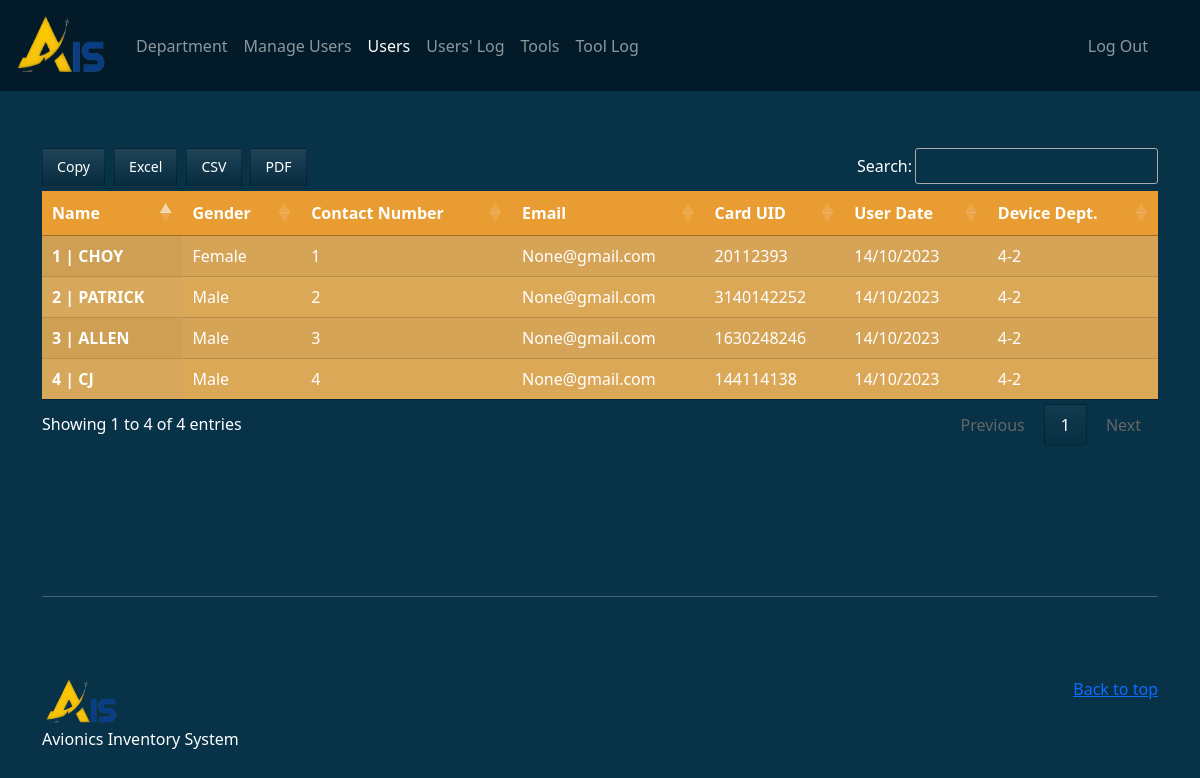
Before: / (signed in) with the older database file.
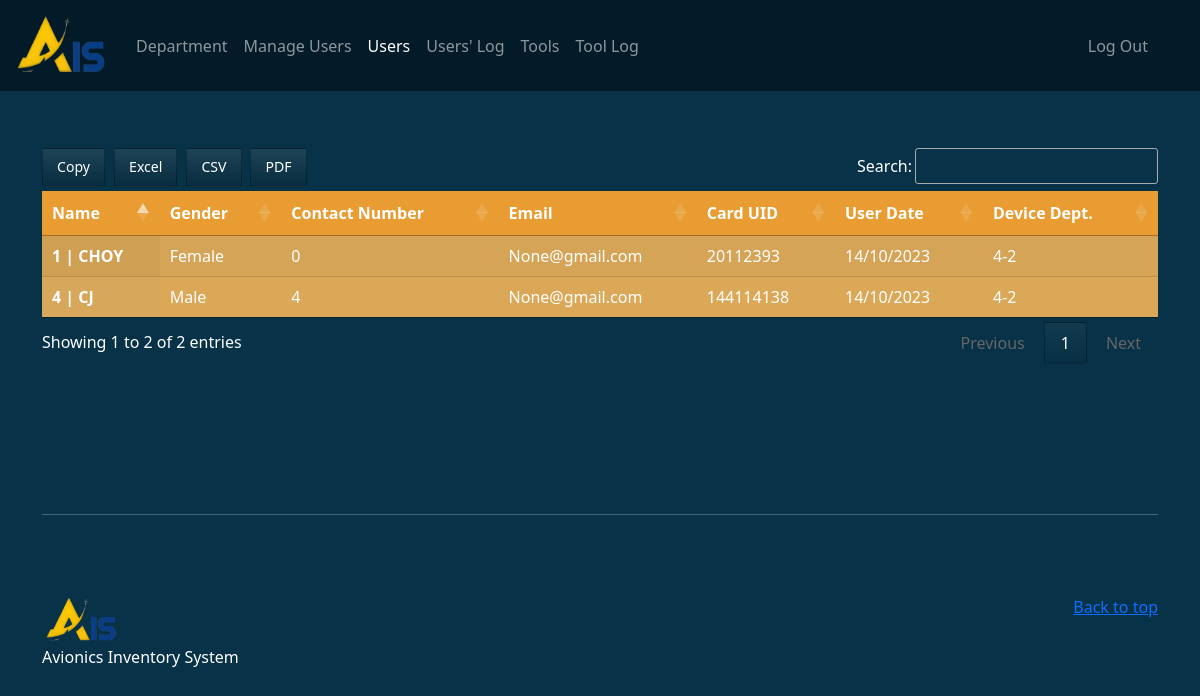
After: the same page with the newer database file.
### tables this page shows
CREATE TABLE `users` (
  `id` int(11) NOT NULL,
  `username` varchar(30) NOT NULL DEFAULT 'None',
  `serialnumber` double NOT NULL DEFAULT 0,
  `gender` varchar(10) NOT NULL DEFAULT 'None',
  `email` varchar(50) NOT NULL DEFAULT 'None',
  `card_uid` varchar(30) NOT NULL,
  `card_select` tinyint(1) NOT NULL DEFAULT 0,
  `user_date` date NOT NULL,
  `device_uid` varchar(20) NOT NULL DEFAULT '0',
  `device_dep` varchar(20) NOT NULL DEFAULT '0',
  `add_card` tinyint(1) NOT NULL DEFAULT 0,
  `itemhold` varchar(20) DEFAULT NULL
);

### index.php (the view, shortened to what this page needs)
<!doctype html>
<html lang="en">
<head>
  <link rel="stylesheet" href="./dist/css/jquery.dataTables.min.css">
  <link rel="stylesheet" href="./dist/css/buttons.dataTables.min.css">
  <link href="./css/bootstrap.min.css" rel="stylesheet">
  <link href="carousel.css" rel="stylesheet">
</head>
<body style='background-color:#083248'>
  <header  class='text-white'>
    <nav class="navbar navbar-expand-md navbar-dark fixed-top" style="background-color: #031b28">
      <div class="container-fluid">
      <a class="navbar-brand" href="dashboard.php"><img src="./AIS_YELLOW-removebg-preview.png" alt="" width='100px' height='65px'></a>
        <div class="collapse navbar-collapse" id="navbarCollapse">
          <ul class="navbar-nav me-auto mb-2 mb-md-0">
            <li class="nav-item active">
              <a class="nav-link" href="devices2.php" tabindex="-1">Department</a>
            </li>
            <li class="nav-item">
              <a class="nav-link" href="ManageUsers2.php">Manage Users</a>
            </li>
            <li class="nav-item">
              <a class="nav-link active" aria-current="page" href="">Users</a>
            </li>
            <li class="nav-item">
              <a class="nav-link" href="UsersLog2.php" tabindex="-1">Users' Log</a>
            </li>
            <li class="nav-item">
              <a class="nav-link" href="tool.php" tabindex="-1">Tools</a>
            </li>
            <li class="nav-item">
              <a class="nav-link" href="tool_log.php" tabindex="-1">Tool Log</a>
            </li>
          </ul>
        </div>
        <div class="d-flex">
        <div class="collapse navbar-collapse" id="navbarCollapse">
        <ul class="navbar-nav me-auto mb-2 mb-md-0">
            <li class="nav-item">
            <?php
            if (isset($_SESSION['Admin-name'])) {
              echo '<li type="" class="nav-item">';
              echo '<a class="nav-link" data-bs-toggle="modal" data-bs-target="#logout-account" >Log Out</a>';
              echo '</li>';
            } else {
              echo '<a href="login2.php">Log In</a>';
            }
            ?>
            </li>
          <ul>
        </div>
          </div>
      </div>
    </nav>
  </header>
  <main  class='text-white'>
    <div class="container marketing">
      <div class="row featurette" style='margin-top: 100px;'>
        <div class="col">
          <table id="example" class="display" style="width:100%" style='background: #dba858'>
            <thead style='background: #E89C31'>
                <tr>
                    <th>Name</th>
                    <th>Gender</th>
                    <th>Contact Number</th>
                    <th>Email</th>
                    <th>Card UID</th>
                    <th>User Date</th>
                    <th>Device Dept.</th>
                </tr>
            </thead>
            <tbody style='background: #dba858'>
            <?php
                require'connectDB.php';
                    $sql = "SELECT * FROM users WHERE add_card=1 ORDER BY id DESC";
                    $result = mysqli_stmt_init($conn);
                    if (!mysqli_stmt_prepare($result, $sql)) {
                        echo '<p class="error">SQL Error</p>';
                    }
                    else{
                        mysqli_stmt_execute($result);
                        $resultl = mysqli_stmt_get_result($result);
                    if (mysqli_num_rows($resultl) > 0){
                        while ($row = mysqli_fetch_assoc($resultl)){
                ?>
                            <TR>
                            <TD><b><?php echo $row['id']; echo" | "; echo $row['username'];?></b></TD>
                            <TD><?php echo $row['gender'];?></TD>
                            <TD><?php echo $row['serialnumber'];?></TD>
                            <TD><?php echo $row['email'];?></TD>
                            <TD><?php echo $row['card_uid'];?></TD>
                            <TD ><?php echo date('d/m/Y',strtotime($row['user_date']));?></TD>
                            <TD><?php echo $row['device_dep'];?></TD>
                            </TR>
                <?php
                        }
                    }
                }
                ?>
            </tbody>
        </table>
        </div>
      </div>
      <hr class="featurette-divider" style='margin-top: 150px;'>
    </div>
    <footer class="container">
      <p class="float-end"><a href="#">Back to top</a></p>
      <img src="./AIS_YELLOW-removebg-preview.png" alt="" width='80px' height='50px'>
      <p>Avionics Inventory System </p>
    </footer>
  </main>
</body>
</html>

### carousel.css (style rules this page uses)
body { padding-top: 3rem; padding-bottom: 3rem; color: #5a5a5a; }
.featurette-divider { margin: 5rem 0; }

### index.php (style rules this page uses)
.text-white { color: white; }

Changed rows visible on the page:
removed users: id "3", username "ALLEN", gender "Male", serialnumber "3", email "None@gmail.com", card_uid "1630248246", user_date "14/10/2023", device_dep "4-2"
removed users: id "2", username "PATRICK", gender "Male", serialnumber "2", email "None@gmail.com", card_uid "3140142252", user_date "14/10/2023", device_dep "4-2"
changed users "CHOY": serialnumber "1" → "0"
Other visible differences:
text written by a page script: "Copy Excel CSV PDF Search: Showing 1 to 4 of 4 entries Previous 1 Next" → "Copy Excel CSV PDF Search: Showing 1 to 2 of 2 entries Previous 1 Next"
